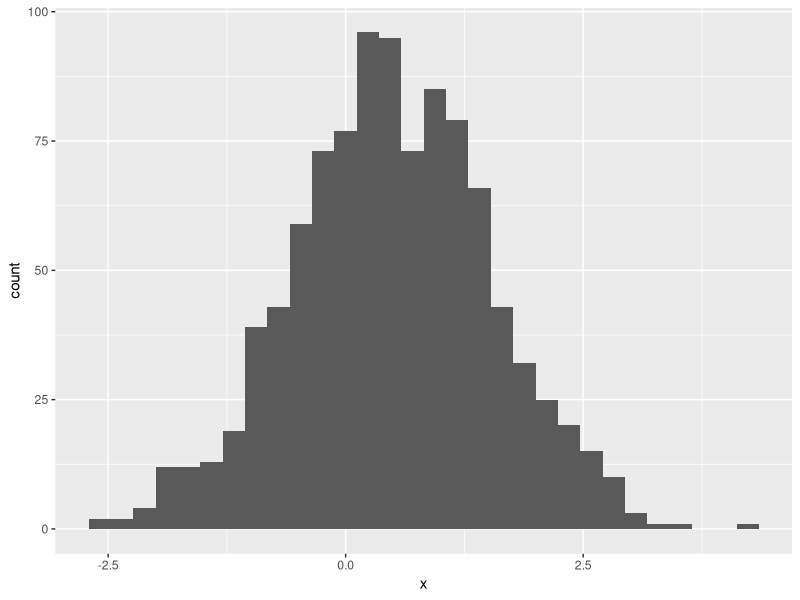
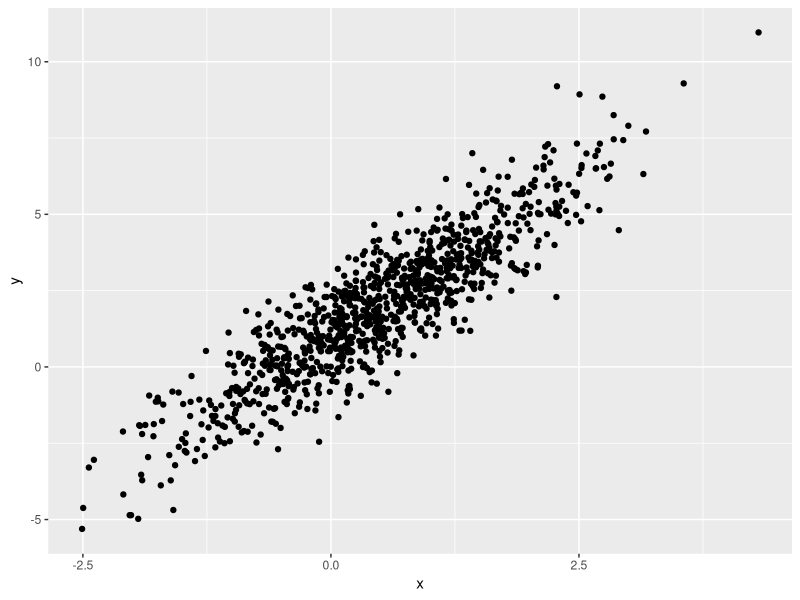

Recreate these plots in R, in order.
## ---- chunk 1
library(tidyverse)
## ---- chunk 2
# arithmetic
4 + 2

(17 * 3 + 2) ^ 2
## ---- chunk 3
#variable assignment

x = (17 * 3 + 2) ^ 2
## ---- chunk 4
#function

x = runif(10)

y = c(1, 10)

mean(x)
sd(x)

x + y

set.seed(1) #selects a starting point before doing random number selection
runif(10)
## ---- chunk 5
#data frames

example_df = 
  tibble(
    vec_numeric = 1:4,
    vec_char = c("my", "name", "is", "emma"),
    vec_logical = c(TRUE, TRUE, FALSE, TRUE),
    vec_factor = factor(c("male", "male", "female", "female")) #R treats factor variables differently from chars --> useful for categorical vars etc.
  )
## ---- chunk 6
# making a plot

set.seed(1)

plot_df = 
  tibble(
    x = rnorm(1000, 0.5),
    y = 1 + 2 * x + rnorm(1000)
  )

#histogram
ggplot(plot_df, aes(x = x)) + geom_histogram()

#scatter plot
ggplot(plot_df, aes(x = x, y = y)) + geom_point()
